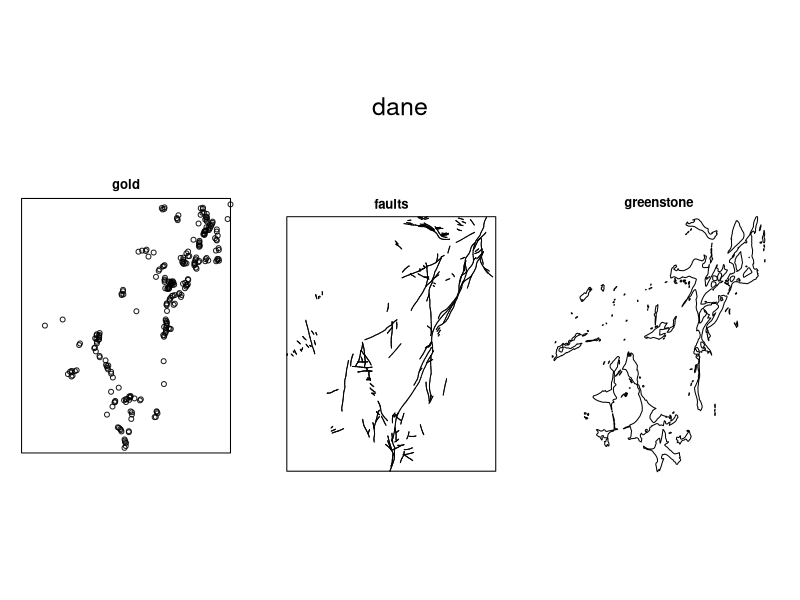
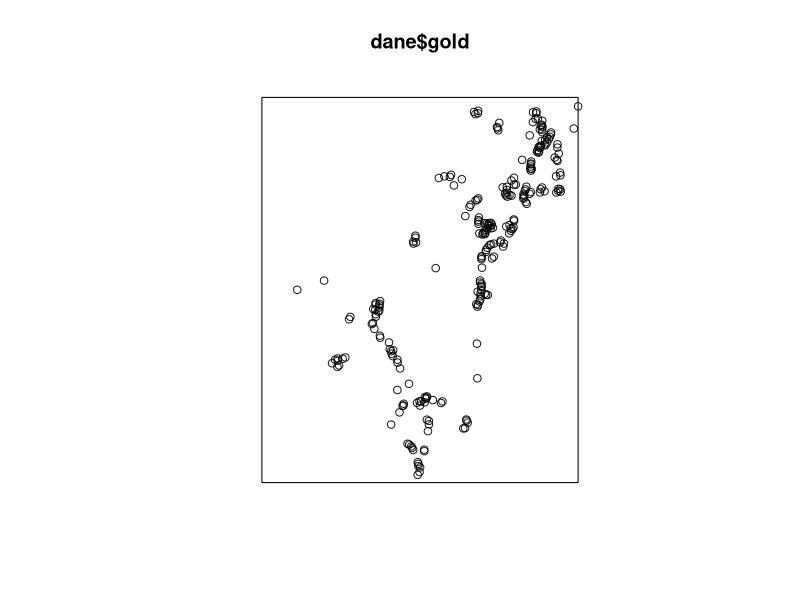
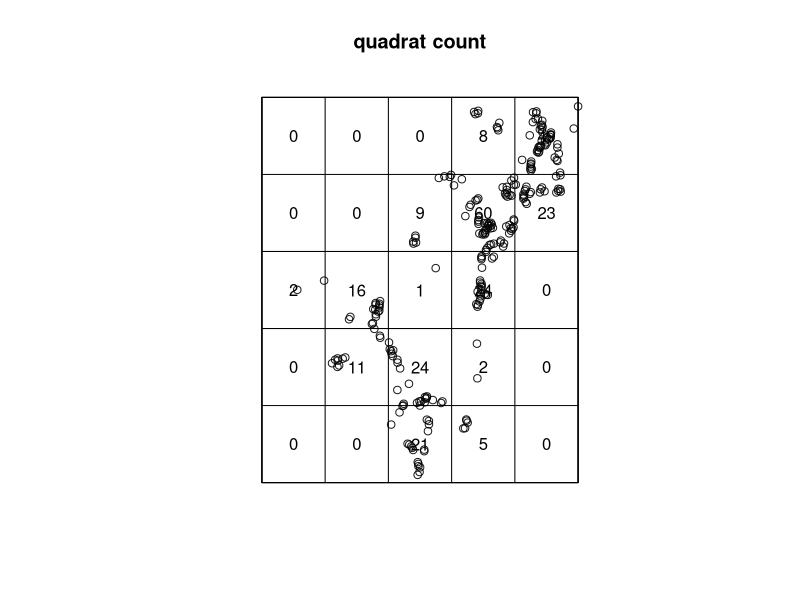
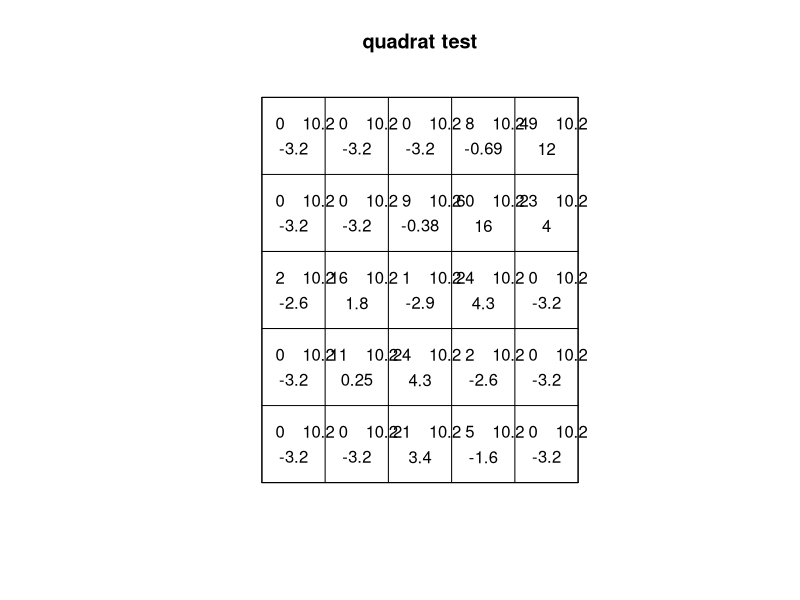
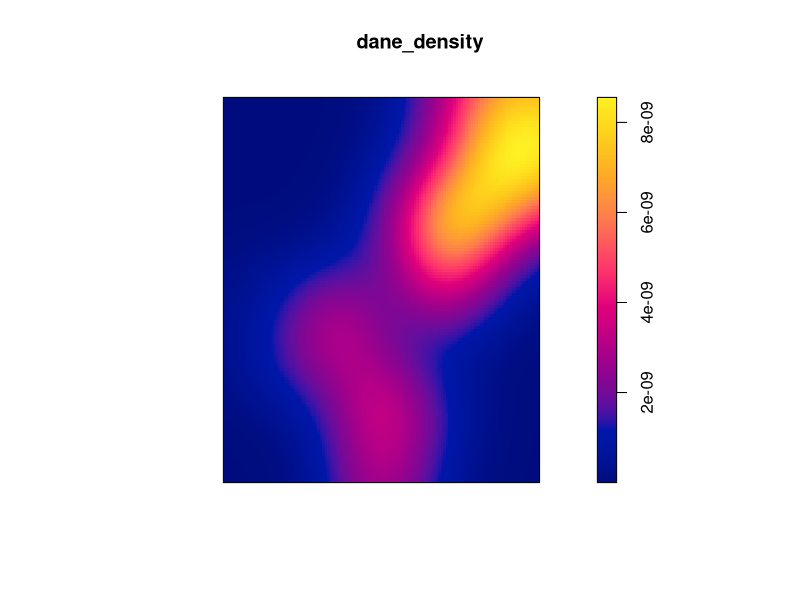
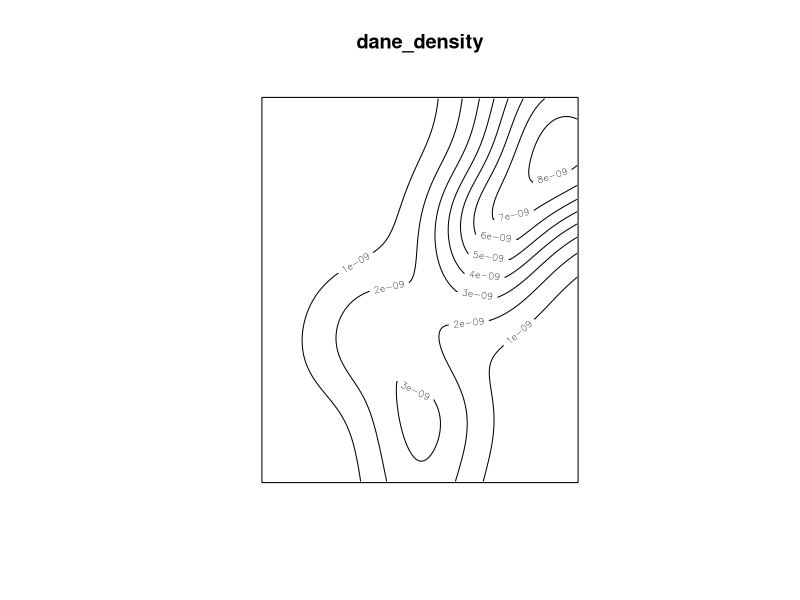
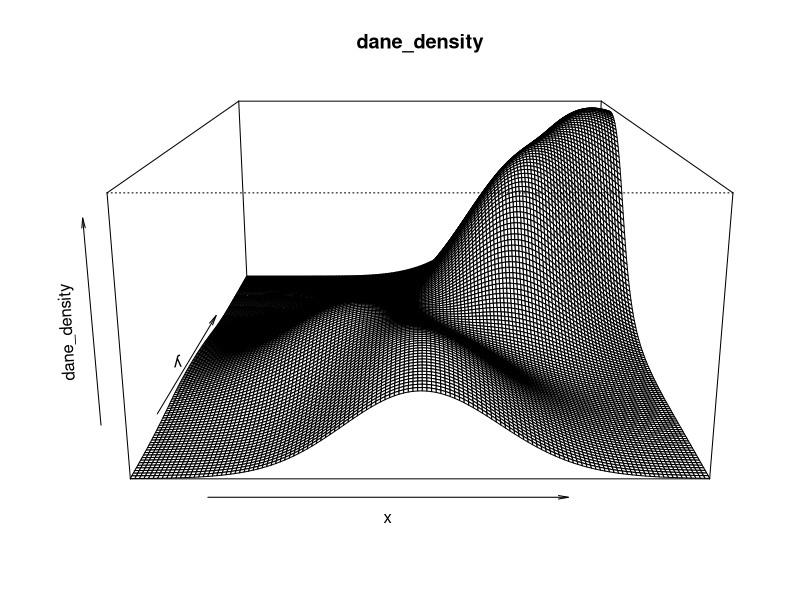
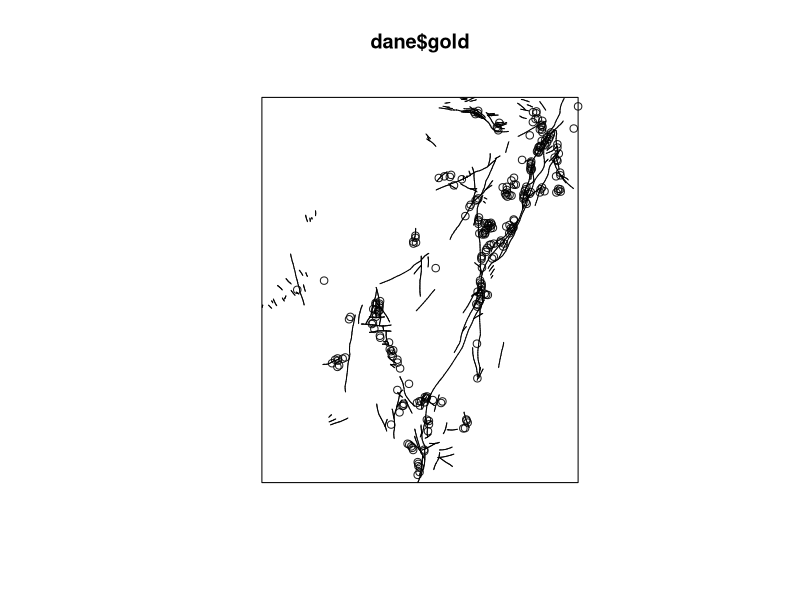

R code for these plots, in order:
library("spatstat")
#zad 1
dane<-murchison
dane

#zad 2
plot(dane)
#plot(dane$gold)
#plot(dane$faults, add=TRUE)
#plot(dane$greenstone, add=TRUE)

#opis
# gold - proces punktowy wystepowania zloz zlota
# faults - rozmieszczenie uskokow
# greenstone - obszary wystepowania wychodni zielencow

class(dane$gold) # point pattern dataset
class(dane$faults) # line segment pattern
class(dane$greenstone) # observation window

#zad 3
est_lambda<-summary(dane$gold)
est_lambda

#zad 4
plot(dane$gold)

#zad 5
plot(dane$gold, main="quadrat count")
plot(quadratcount(dane$gold, 5, 5), add=TRUE)

#zad 6
q_t<-quadrat.test(dane$gold, 5, 5)
plot(q_t, main="quadrat test")
#p<0.05 zatem mozemy odrzucic hipoteze zerowa

#zad 7
dane_density<-density(dane$gold)
dane_density
#plot(distmap(dane$gold))
plot(dane_density)

#zad 8
contour(dane_density)
persp(dane_density)

#zad 9
plot(dane$gold)
plot(dane$faults, add=TRUE)

#zad 10
dist<-distmap(dane$faults)
plot(dist)

#zad 12
plot(rhohat(dane$gold,dist), main="density graph")

#zad 13
dist_f<-distfun(dane$faults)

#zad 14
dist_f(400000,7000000)

#zad 15
plot(dist_f)
